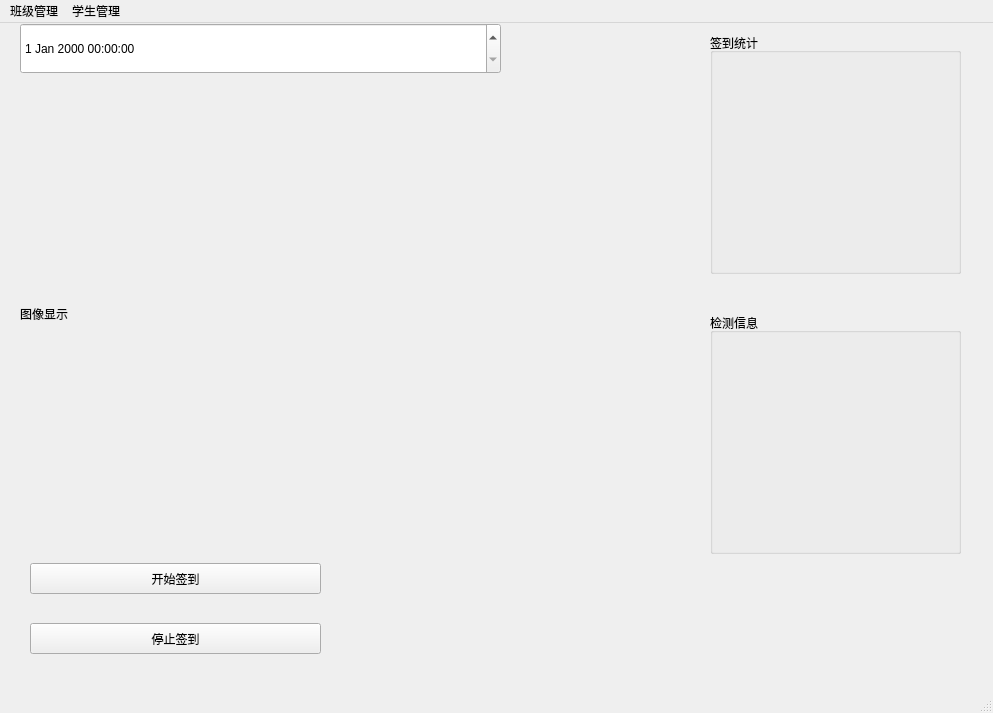
<?xml version="1.0" encoding="UTF-8"?>
<ui version="4.0">
 <class>MainWindow</class>
 <widget class="QMainWindow" name="MainWindow">
  <property name="geometry">
   <rect>
    <x>0</x>
    <y>0</y>
    <width>993</width>
    <height>713</height>
   </rect>
  </property>
  <property name="windowTitle">
   <string>FaceCheckSystem</string>
  </property>
  <widget class="QWidget" name="centralwidget">
   <widget class="QLabel" name="label">
    <property name="geometry">
     <rect>
      <x>20</x>
      <y>60</y>
      <width>671</width>
      <height>461</height>
     </rect>
    </property>
    <property name="text">
     <string>图像显示</string>
    </property>
   </widget>
   <widget class="QPushButton" name="pushButton">
    <property name="geometry">
     <rect>
      <x>30</x>
      <y>540</y>
      <width>291</width>
      <height>31</height>
     </rect>
    </property>
    <property name="text">
     <string>开始签到</string>
    </property>
   </widget>
   <widget class="QPushButton" name="pushButton_2">
    <property name="geometry">
     <rect>
      <x>30</x>
      <y>600</y>
      <width>291</width>
      <height>31</height>
     </rect>
    </property>
    <property name="text">
     <string>停止签到</string>
    </property>
   </widget>
   <widget class="QGroupBox" name="groupBox">
    <property name="geometry">
     <rect>
      <x>710</x>
      <y>10</y>
      <width>251</width>
      <height>241</height>
     </rect>
    </property>
    <property name="title">
     <string>签到统计</string>
    </property>
   </widget>
   <widget class="QGroupBox" name="groupBox_2">
    <property name="geometry">
     <rect>
      <x>710</x>
      <y>290</y>
      <width>251</width>
      <height>241</height>
     </rect>
    </property>
    <property name="title">
     <string>检测信息</string>
    </property>
   </widget>
   <widget class="QDateTimeEdit" name="dateTimeEdit">
    <property name="geometry">
     <rect>
      <x>20</x>
      <y>0</y>
      <width>481</width>
      <height>51</height>
     </rect>
    </property>
   </widget>
  </widget>
  <widget class="QMenuBar" name="menubar">
   <property name="geometry">
    <rect>
     <x>0</x>
     <y>0</y>
     <width>993</width>
     <height>22</height>
    </rect>
   </property>
   <widget class="QMenu" name="menu">
    <property name="title">
     <string>班级管理</string>
    </property>
    <addaction name="actionadd"/>
    <addaction name="actiondel"/>
    <addaction name="actionfind"/>
   </widget>
   <widget class="QMenu" name="menu_2">
    <property name="title">
     <string>学生管理</string>
    </property>
    <addaction name="actionadd_2"/>
    <addaction name="actiondel_2"/>
    <addaction name="actionfind_2"/>
   </widget>
   <addaction name="menu"/>
   <addaction name="menu_2"/>
  </widget>
  <widget class="QStatusBar" name="statusbar"/>
  <action name="actionadd">
   <property name="text">
    <string>增</string>
   </property>
  </action>
  <action name="actiondel">
   <property name="text">
    <string>删</string>
   </property>
  </action>
  <action name="actionfind">
   <property name="text">
    <string>查</string>
   </property>
  </action>
  <action name="actionadd_2">
   <property name="text">
    <string>增</string>
   </property>
  </action>
  <action name="actiondel_2">
   <property name="text">
    <string>删</string>
   </property>
  </action>
  <action name="actionfind_2">
   <property name="text">
    <string>查</string>
   </property>
  </action>
 </widget>
 <resources/>
 <connections/>
</ui>
